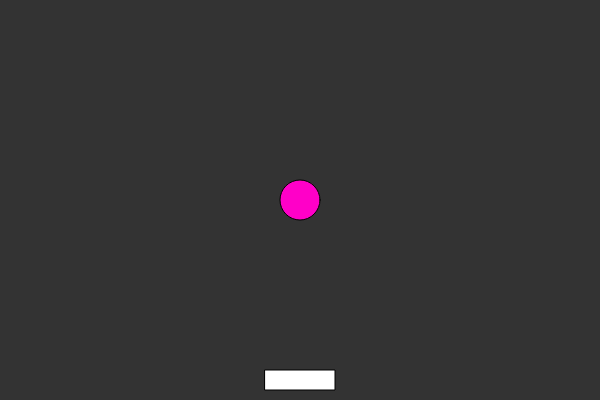
Frame 1 (no input)
Frame 60 (no input): identical to frame 1, image omitted
Frame 120 (the mouse pressed at the canvas centre since frame 60): identical to frame 1, image omitted

The p5.js sketch that drew this single still picture (run headless with seeded random() and noise() and a simulated clock; from frame 60 on, the mouse is pressed at the canvas centre):

// p5.js sketch
// ── sketch.js
var ship;
var ball = 10;

function setup() {
  createCanvas(600, 400);
  ship = new Ship();
  ball = new Ball();
}

function draw() {
  background(51);
  ship.show();
  ship.move();
  ball.show();
}

function keyReleased() {
  if (key != ' ') {
    ship.setDir(0);
  }
}

function keyPressed() {
  if (keyCode === RIGHT_ARROW) {
    ship.setDir(1);
  } else if (keyCode === LEFT_ARROW) {
    ship.setDir(-1);
  }
  if (keyCode === UP_ARROW) {
    ball.setDir(1);
  } else if (keyCode === DOWN_ARROW) {
    ball.setDir(-1)
  }
}

function Ship() {
  this.x = width/2;
  this.xdir = 0;

  this.show = function() {
    fill(255);
    rectMode(CENTER);
    rect(this.x, height-20, 70, 20);
  }

  this.setDir = function(dir) {
    this.xdir = dir;
  }

  this.move = function(dir) {
    this.x += this.xdir*5;
  }

}

function Ball() { 
  this.x = width/2;
  this.y = height/2;
  this.xdir=0;
  
  this.show = function() {
    fill(255, 0, 200);
    ellipse(this.x, this.y, 40, 40);
    
    if (ball > height || ball > width || ball < 0) {
    speed = speed *-1;
  }
}

  this.setDir = function(dir) {
    this.xdir = dir;
  }
  
  this.move = function(dir) {
    this.x += this.xdir*5;
  }
  
}

// ── sketch2.js
var ball = {
  x: 300,
  y: 200,
  xspeed: 4,
  yspeed: -3,
  display: function() {
    stroke(255);
    strokeWeight(4);
    noFill();
    ellipse(this.x, this.y, 24, 24);
  },
  bounce: function(){
    if (this.x > width || this.x <0) {
      this.xspeed = this.xspeed * -1;
    }else if (this.y > height || this.y <0) {
      this.yspeed = this.yspeed * -1;
    }
  },
  move: function() {
    this.x = this.x + this.xspeed;
    this.y = this.y + this.yspeed;
  }
}
var brick = {
  x: 250,
  y: 370,
  xdir: 0,
  display: function() {
    stroke(255);
    strokeWeight(4);
    noFill();
    rect(this.x, this.y, 100, 20);
  },
  setDir: function(dir) {
    this.xdir = dir;
  },
  move: function(dir) {
    this.x += this.xdir*5;
  }
}
function setup() {
  createCanvas(600, 400);
}
function draw() {
  background(0);
  ball.move();
  ball.display();
  ball.bounce();
  brick.move();
  brick.display();
}
function keyPressed() {
  if (keyCode === RIGHT_ARROW) {
    ship.setDir(1);
  } else if (keyCode === LEFT_ARROW) {
    ship.setDir(-1);
  }
}
function keyReleased() {
  if (key != ' ') {
    ship.setDir(0);
  }
}

// ── sketch3.1.js
var ball = {
  x: 300,
  y: 200,
  xspeed: 4,
  yspeed: -3,
  display: function() {
    stroke(255);
    strokeWeight(4);
    noFill();
    ellipse(this.x, this.y, 24, 24);
  },
  bounce: function(){
    if (this.x > width || this.x <0) {
      this.xspeed = this.xspeed * -1;
    }else if (this.y > height || this.y <0) {
      this.yspeed = this.yspeed * -1;
    }
  },
  move: function() {
    this.x = this.x + this.xspeed;
    this.y = this.y + this.yspeed;
  }
}
var brick = {
  x: 250,
  y: 370,
  xdir: 0,
  display: function() {
    stroke(255);
    strokeWeight(4);
    noFill();
    rect(this.x, this.y, 100, 20);
  },
  setDir: function(dir) {
    this.xdir = dir;
  },
  move: function(dir) {
    this.x += this.xdir*5;
    if (keyCode === RIGHT_ARROW) {
      this.setDir(1);
    }else if (keyCode === LEFT_ARROW) {
      this.setDir(-1);
    }
  }
/*  keyPressed() {
    if (keyCode === RIGHT_ARROW) {
      this.setDir(1);
    }else if (keyCode === LEFT_ARROW) {
      this.setDir(-1);
    }
  },
    keyReleased() {
    if (key != ' ') {
      this.setDir(0);
    }
  } */
}
function setup() {
  createCanvas(600, 400);
}
function draw() {
  background(0);
  ball.move();
  ball.display();
  ball.bounce();
  brick.display();
  brick.move();
//  brick.setDir();
//  brick.keyPressed();
//  brick.keyReleased();
}
// ── sketch3.js
var ball = {
  x: 300,
  y: 200,
  xspeed: 4,
  yspeed: -3,
  display: function() {
    stroke(255);
    strokeWeight(4);
    noFill();
    ellipse(this.x, this.y, 24, 24);
  },
  bounce: function(){
    if (this.x > width || this.x <0) {
      this.xspeed = this.xspeed * -1;
    }else if (this.y > height || this.y <0) {
      this.yspeed = this.yspeed * -1;
    }
  },
  move: function() {
    this.x = this.x + this.xspeed;
    this.y = this.y + this.yspeed;
  }
}
var brick = {
  x: 250,
  y: 370,
  xdir: 0,
  display: function() {
    stroke(255);
    strokeWeight(4);
    noFill();
    rect(this.x, this.y, 100, 20);
  },
  setDir: function(dir) {
    this.xdir = dir;
  },
  move: function(dir) {
    this.x += this.xdir*5;
  },
  keyPressed() {
    if (keyCode === RIGHT_ARROW) {
      this.setDir(1);
    }else if (keyCode === LEFT_ARROW) {
      this.setDir(-1);
    }
  },
  keyReleased() {
    if (key != ' ') {
      this.setDir(0);
    }
  }
}
function setup() {
  createCanvas(600, 400);
}
function draw() {
  background(0);
  ball.move();
  ball.display();
  ball.bounce();
  brick.move();
  brick.setDir();
  brick.keyPressed();
  brick.keyReleased();
  brick.display();
}
